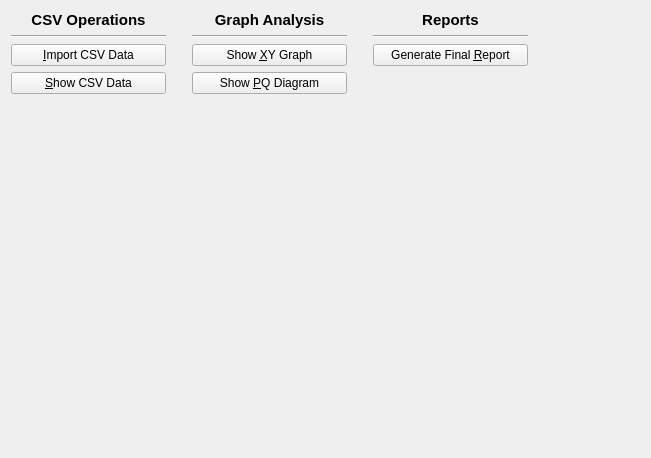
<?xml version="1.0" encoding="UTF-8"?>
<ui version="4.0">
 <class>ControlPanelTab</class>
 <widget class="QWidget" name="ControlPanelTab">
  <property name="geometry">
   <rect>
    <x>0</x>
    <y>0</y>
    <width>651</width>
    <height>458</height>
   </rect>
  </property>
  <property name="windowTitle">
   <string>Form</string>
  </property>
  <layout class="QVBoxLayout" name="verticalLayout_2">
   <item>
    <layout class="QHBoxLayout" name="horizontalLayout">
     <item>
      <layout class="QVBoxLayout" name="verticalLayout">
       <item>
        <widget class="QLabel" name="labelCSVoperations">
         <property name="minimumSize">
          <size>
           <width>155</width>
           <height>0</height>
          </size>
         </property>
         <property name="font">
          <font>
           <pointsize>11</pointsize>
           <bold>true</bold>
          </font>
         </property>
         <property name="layoutDirection">
          <enum>Qt::LeftToRight</enum>
         </property>
         <property name="text">
          <string>CSV Operations</string>
         </property>
         <property name="alignment">
          <set>Qt::AlignCenter</set>
         </property>
        </widget>
       </item>
       <item>
        <widget class="Line" name="lineCSVoperations">
         <property name="orientation">
          <enum>Qt::Horizontal</enum>
         </property>
        </widget>
       </item>
       <item>
        <widget class="QPushButton" name="btnImportCSV">
         <property name="text">
          <string>&amp;Import CSV Data</string>
         </property>
        </widget>
       </item>
       <item>
        <widget class="QPushButton" name="btnShowCSVtable">
         <property name="text">
          <string>&amp;Show CSV Data</string>
         </property>
        </widget>
       </item>
       <item>
        <spacer name="vSpacerCSVbtns">
         <property name="orientation">
          <enum>Qt::Vertical</enum>
         </property>
         <property name="sizeHint" stdset="0">
          <size>
           <width>20</width>
           <height>40</height>
          </size>
         </property>
        </spacer>
       </item>
      </layout>
     </item>
     <item>
      <layout class="QVBoxLayout" name="vLayoutBtns_2">
       <property name="leftMargin">
        <number>20</number>
       </property>
       <property name="rightMargin">
        <number>0</number>
       </property>
       <item>
        <widget class="QLabel" name="labelGraphAnalysis">
         <property name="minimumSize">
          <size>
           <width>155</width>
           <height>0</height>
          </size>
         </property>
         <property name="font">
          <font>
           <pointsize>11</pointsize>
           <bold>true</bold>
          </font>
         </property>
         <property name="layoutDirection">
          <enum>Qt::LeftToRight</enum>
         </property>
         <property name="text">
          <string>Graph Analysis</string>
         </property>
         <property name="alignment">
          <set>Qt::AlignCenter</set>
         </property>
        </widget>
       </item>
       <item>
        <widget class="Line" name="lineGraphAnalysis">
         <property name="orientation">
          <enum>Qt::Horizontal</enum>
         </property>
        </widget>
       </item>
       <item>
        <widget class="QPushButton" name="btnShowXYgraph">
         <property name="text">
          <string>Show &amp;XY Graph</string>
         </property>
        </widget>
       </item>
       <item>
        <widget class="QPushButton" name="btnShowPQdiagram">
         <property name="text">
          <string>Show &amp;PQ Diagram</string>
         </property>
        </widget>
       </item>
       <item>
        <spacer name="vSpacerGraphBtns2">
         <property name="orientation">
          <enum>Qt::Vertical</enum>
         </property>
         <property name="sizeHint" stdset="0">
          <size>
           <width>20</width>
           <height>40</height>
          </size>
         </property>
        </spacer>
       </item>
      </layout>
     </item>
     <item>
      <layout class="QVBoxLayout" name="vLayoutBtns_3">
       <property name="leftMargin">
        <number>20</number>
       </property>
       <property name="rightMargin">
        <number>0</number>
       </property>
       <item>
        <widget class="QLabel" name="labelReports">
         <property name="minimumSize">
          <size>
           <width>155</width>
           <height>0</height>
          </size>
         </property>
         <property name="font">
          <font>
           <pointsize>11</pointsize>
           <bold>true</bold>
          </font>
         </property>
         <property name="layoutDirection">
          <enum>Qt::LeftToRight</enum>
         </property>
         <property name="text">
          <string>Reports</string>
         </property>
         <property name="alignment">
          <set>Qt::AlignCenter</set>
         </property>
        </widget>
       </item>
       <item>
        <widget class="Line" name="lineReports">
         <property name="orientation">
          <enum>Qt::Horizontal</enum>
         </property>
        </widget>
       </item>
       <item>
        <widget class="QPushButton" name="btnGenerateFinalReports">
         <property name="text">
          <string>Generate Final &amp;Report</string>
         </property>
        </widget>
       </item>
       <item>
        <spacer name="vSpacerReportsBtns">
         <property name="orientation">
          <enum>Qt::Vertical</enum>
         </property>
         <property name="sizeHint" stdset="0">
          <size>
           <width>20</width>
           <height>40</height>
          </size>
         </property>
        </spacer>
       </item>
      </layout>
     </item>
     <item>
      <spacer name="hSpacer">
       <property name="orientation">
        <enum>Qt::Horizontal</enum>
       </property>
       <property name="sizeHint" stdset="0">
        <size>
         <width>40</width>
         <height>20</height>
        </size>
       </property>
      </spacer>
     </item>
    </layout>
   </item>
  </layout>
 </widget>
 <tabstops>
  <tabstop>btnImportCSV</tabstop>
  <tabstop>btnShowCSVtable</tabstop>
 </tabstops>
 <resources/>
 <connections/>
</ui>
